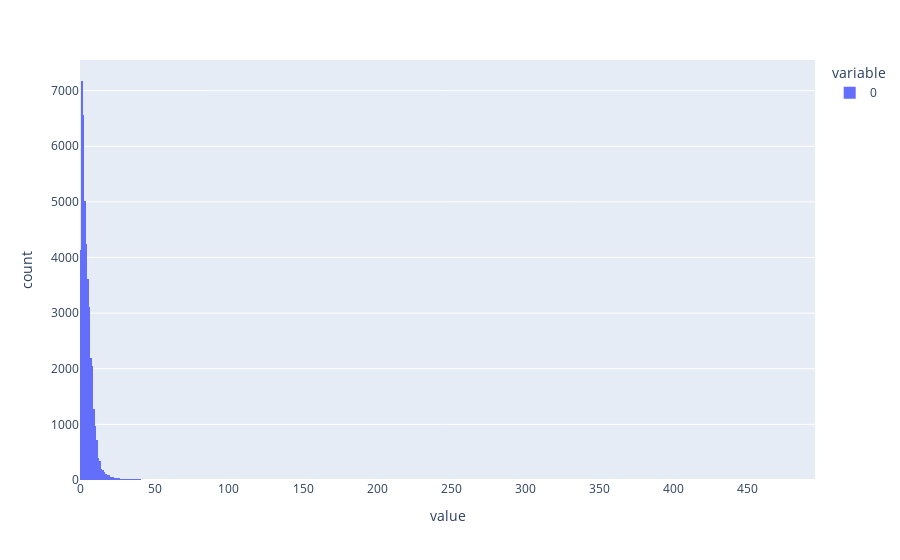

Notebook cell for this chart:
### Markdown cell above
decision_transformer_original/gym/experiment.py

### Code cell
import plotly.express as px
px.histogram(np.diff(np.where(data['data']['dones'])[0]))

### Figure 1 — Plotly figure (JSON) as saved in the notebook; plotly's stock layout.template omitted (floating-point values rounded to 4 significant figures; data arrays with more than 128 entries replaced by an {"elided": "..."} marker saying what was removed)
{"data": [{"alignmentgroup": "True", "bingroup": "x", "hovertemplate": "variable=0<br>value=%{x}<br>count=%{y}<extra></extra>", "legendgroup": "0", "marker": {"color": "#636efa", "pattern": {"shape": ""}}, "name": "0", "offsetgroup": "0", "orientation": "v", "showlegend": true, "type": "histogram", "x": {"elided": "43317 int values"}, "xaxis": "x", "yaxis": "y"}], "layout": {"barmode": "relative", "legend": {"title": {"text": "variable"}, "tracegroupgap": 0}, "margin": {"t": 60}, "xaxis": {"anchor": "y", "domain": [0, 1], "title": {"text": "value"}}, "yaxis": {"anchor": "x", "domain": [0, 1], "title": {"text": "count"}}}}
